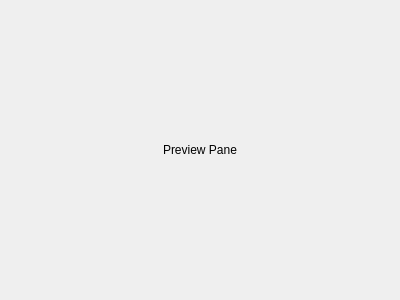
<?xml version="1.0" encoding="UTF-8"?>
<ui version="4.0">
 <class>PreviewPane</class>
 <widget class="QWidget" name="PreviewPane">
  <property name="geometry">
   <rect>
    <x>0</x>
    <y>0</y>
    <width>400</width>
    <height>300</height>
   </rect>
  </property>
  <property name="windowTitle">
   <string>Form</string>
  </property>
  <layout class="QVBoxLayout" name="verticalLayout">
   <item>
    <widget class="QLabel" name="label">
     <property name="text">
      <string>Preview Pane</string>
     </property>
     <property name="alignment">
      <set>Qt::AlignmentFlag::AlignCenter</set>
     </property>
    </widget>
   </item>
  </layout>
 </widget>
 <resources/>
 <connections/>
</ui>
